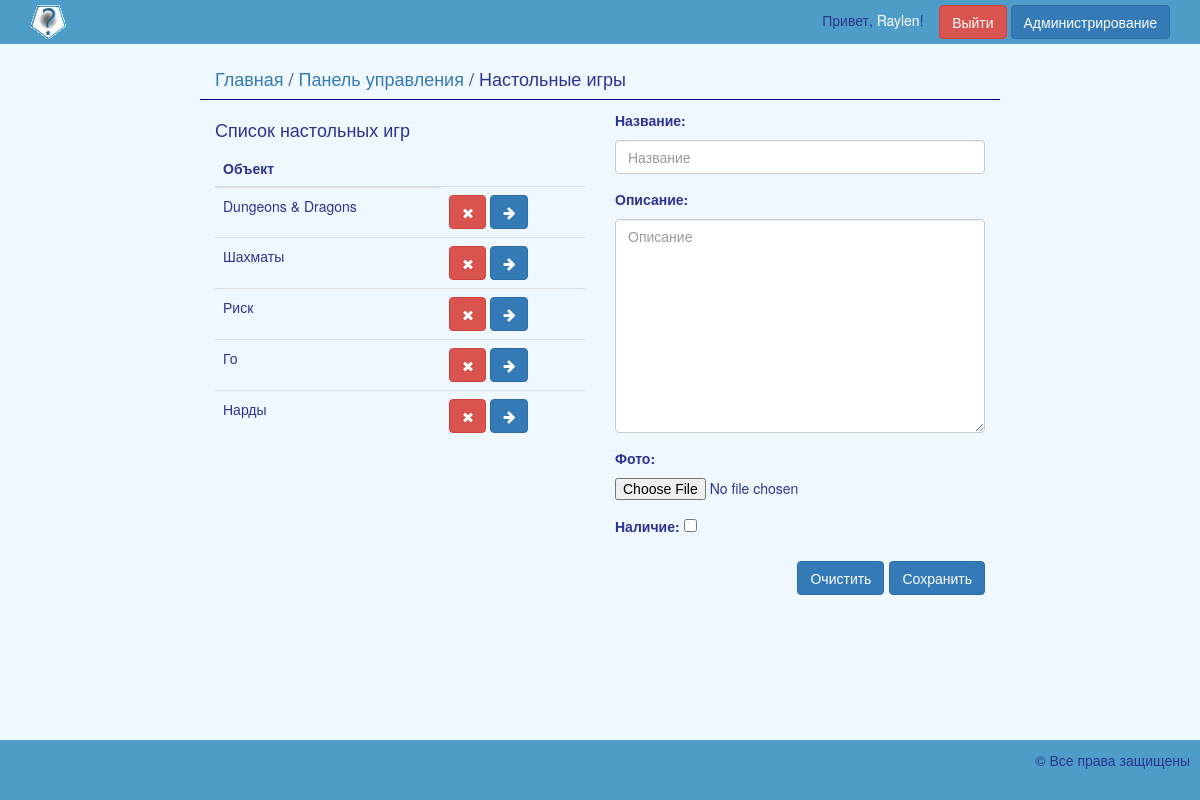
Screenshot of /admin/games/list/ (signed in) with the database file from the repository.
### content_app/models.py (models this page shows, shortened)
class BoardGame(models.Model):
    name = models.CharField(verbose_name='Название', max_length=100)
    description = models.CharField(verbose_name='Описание', max_length=500, blank=True, null=True)
    photo = models.ImageField(verbose_name='Фото', upload_to='img/', blank=True, null=True)
    availability = models.BooleanField(verbose_name='Наличие')

### admin_app/views.py (the view)
# urls.py: url(r'^admin/games/list/$', admin_game_list, name='admin_games_list'),
@user_passes_test(lambda u: u.is_superuser)
def admin_game_list(request):
    games = BoardGame.objects.all()
    form = BoardGameForm()
    return render(request, 'admin_game_list.html', {'entries_list': games,
                                                    'form': form,
                                                    'title': 'Список настольных игр'})

### content_app/forms.py
class BoardGameForm(forms.ModelForm):
    name = forms.CharField(required=True, label='Название', widget=forms.TextInput(attrs={'class': 'form-control',
                                                                                          'placeholder': 'Название'}))
    description = forms.CharField(required=False, label='Описание',
                                  widget=forms.Textarea(attrs={'class': 'form-control',
                                                               'placeholder': 'Описание'}))
    photo = forms.ImageField(required=False, label='Фото', widget=forms.ClearableFileInput())
    availability = forms.BooleanField(required=False, label='Наличие', widget=forms.CheckboxInput())
    class Meta:
        model = BoardGame
        fields = ['name', 'description', 'photo', 'availability']

### templates/admin_game_list.html (shortened to what this page needs)
{% extends 'base.html' %}
{% load staticfiles %}
{% block content %}
    <div class="main-content">
        <div class="col-md-12">
            <div class="row">
                <div class="col-md-8 col-md-offset-2">
                    <div class="row bottom-border">
                        <div class="col-md-12 top-padding-15">
                            <span class="pull-left">
                                <h4><a href="{% url 'main' %}">Главная</a> / <a href="{% url 'admin' %}">Панель управления</a> / Настольные игры</h4>
                            </span>
                        </div>
                    </div>
                    <div class="row">
                        <div class="col-md-6" id="game_list">
                            {% include 'inc-admin_object_list.html' %}
                        </div>
                        <div class="col-md-6">
                            <form id="game_form" method="post" role="form" name="game_form" novalidate>
                                <fieldset>
                                    <div id="form_anchor">
                                        {% include 'inc-admin_object_create_form.html' %}
                                    </div>
                                </fieldset>
                            </form>
                            <div class="btn-toolbar pull-right">
                                <button class="btn btn-primary btn-o" onclick="reset_form()" id="form_reset">
                                    Очистить
                                </button>
                                <button class="btn btn-primary pull-right" onclick="send_data()">
                                    Сохранить
                                </button>
                            </div>
                        </div>
                    </div>
                </div>
            </div>
        </div>
    </div>
{% endblock %}

### templates/top-navbar.html
{% load staticfiles %}
<div class="col-sm-12 top-navbar">
    <a href="{% url 'main' %}"><img src="{% static 'img/bar_logo_small.gif' %}" height="34" /></a>
    <div class="pull-right">
    {% if request.user.is_anonymous %}
        {% include 'inc-login_form.html' %}
        Привет, незнакомец!&nbsp;&nbsp;&nbsp;
        <a class="btn btn-wide btn-success" data-toggle="modal" data-target="#login_modal">
            Войти
        </a>
        <a href="{% url 'registration' %}" class="btn btn-primary">
            Регистрация
        </a>
    {% else %}
        Привет, <a href="{% url 'user_view' %}" class="white-text">{{ request.user.username }}</a>!&nbsp;&nbsp;&nbsp;
        <a href="{% url 'logout' %}" class="btn btn-wide btn-danger">
            Выйти
        </a>
        {% if request.user.is_superuser %}
            <a href="{% url 'admin' %}" class="btn btn-wide btn-primary">
                Администрирование
            </a>
        {% endif %}
    {% endif %}
    </div>
</div>

### templates/inc-admin_object_list.html
<h4>{{ title }}</h4>
<div class="row">
    <div class="col-md-12">
        <table class="table">
            <thead>
                <tr>
                    <th>Объект</th>
                </tr>
            </thead>
            <tbody>
            {% for entry in entries_list %}
                <tr>
                    <td>
                        {{ entry.name }}
                    </td>
                    <td>
                        <a onclick="show_delete_modal({{ entry.id }})" class="btn btn-danger">
                            <i class="fa fa-times"></i>
                        </a>
                        <a onclick="fill_form({{ entry.id }})" class="btn btn-primary">
                            <i class="fa fa-arrow-right"></i>
                        </a>
                    </td>
                </tr>
            {% endfor %}
            </tbody>
        </table>
    </div>
</div>

### static/css/style.css (style rules this page uses)
html { height: 100%; }
body { background-color: aliceblue; height: 100%; display: flex; flex-direction: column; color: #2C3390; }
.top-navbar { background-color: #4E9DC9; padding: 5px 30px; }
.top-padding-15 { padding-top: 15px; }
.bottom-border { border-bottom: 1px solid darkblue; margin-bottom: 10px; }
.white-text { color: #ffffff; }

### rows the page displays
BoardGame: name "Dungeons & Dragons"
BoardGame: name "Шахматы"
BoardGame: name "Риск"
BoardGame: name "Го"
BoardGame: name "Нарды"

### other values shown
{{ request.user.username }} "Raylen"
{{ title }} "Список настольных игр"
{{ field.label_tag }} "Название:" "Описание:" "Фото:" "Наличие:"
